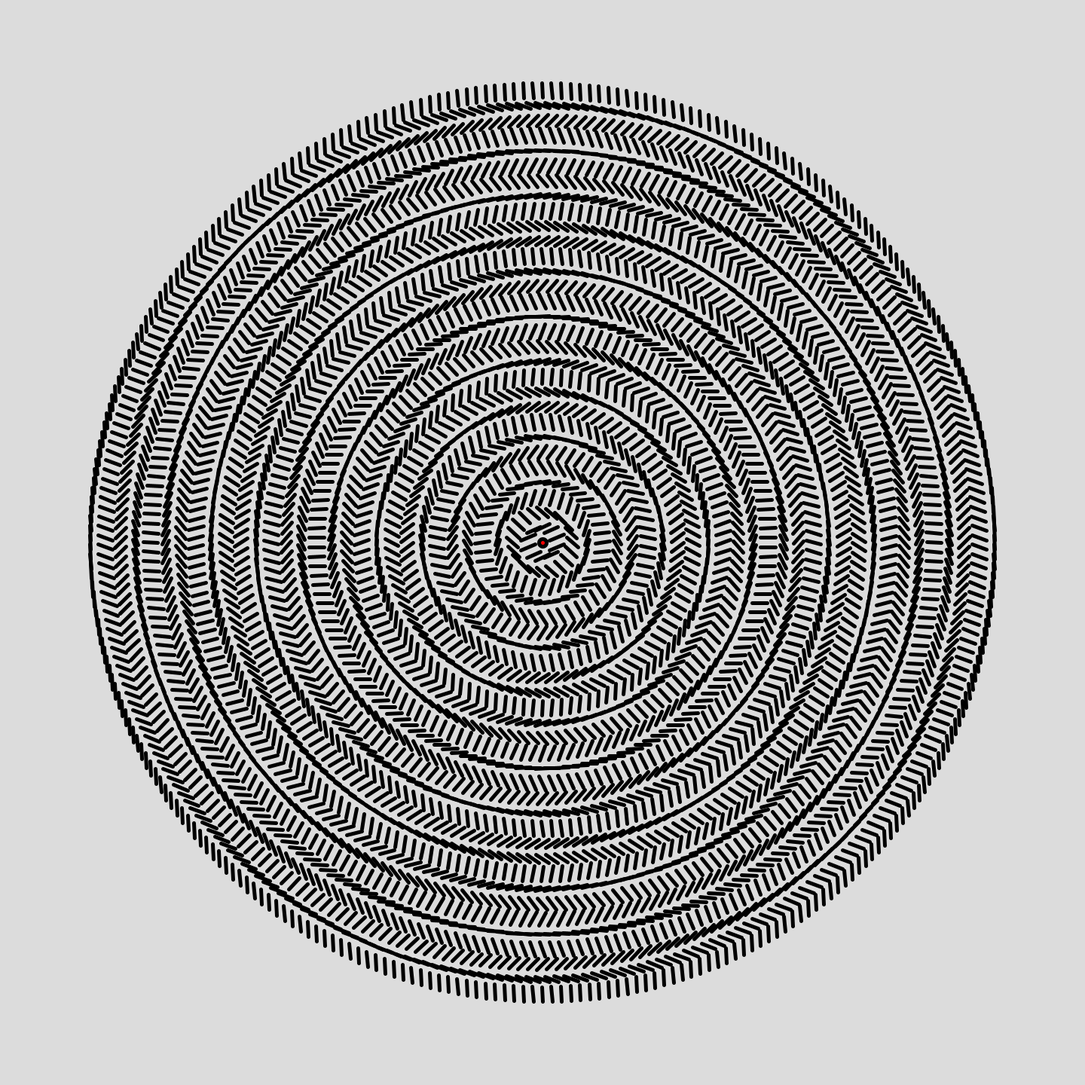
Frame 1 (no input)
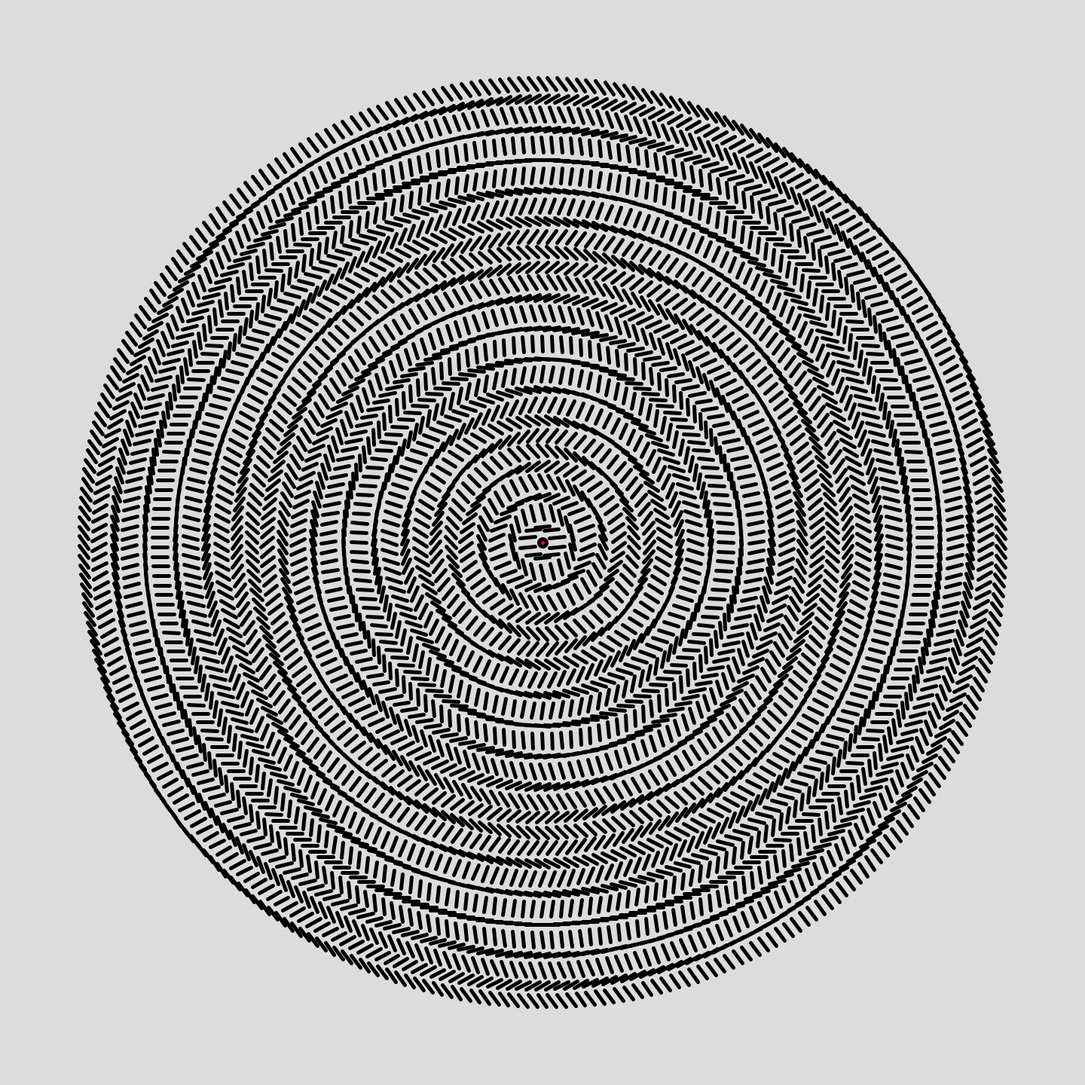
Frame 60 (the mouse pressed at the canvas centre just before this capture)
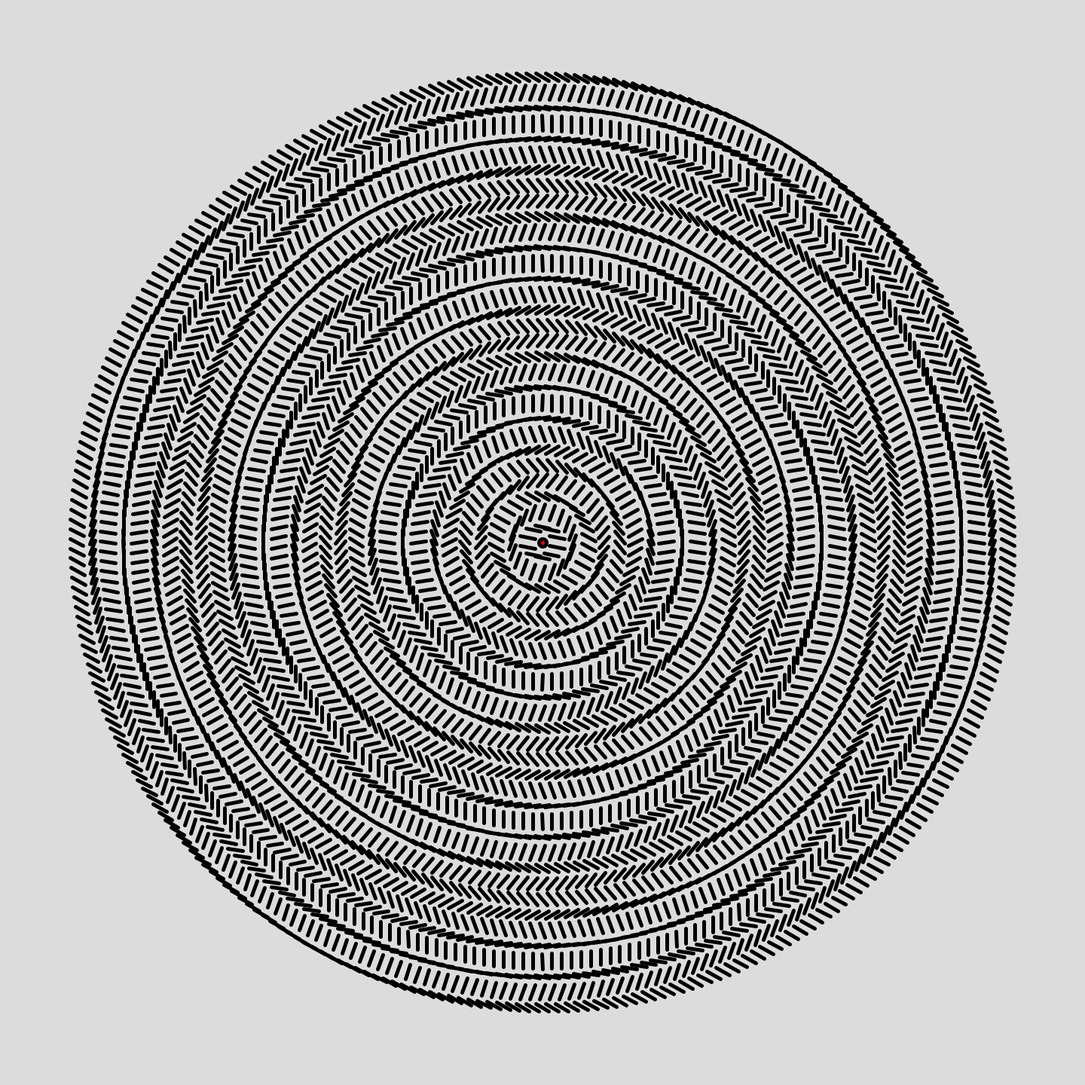
Frame 120 (the mouse held since frame 60 and released just before this capture)

The Processing sketch that drew these frames (run headless with seeded random() and noise(); from frame 60 on, the mouse is pressed at the canvas centre):

// Processing sketch: Csatornafedel_APDE
// ── Csatornafedel_APDE.pde
ArrayList<PVector> ps;
float yz = 10;
float dd = 20;
PVector c = new PVector(0,0);
void setup() {
  size(1440, 1440);
  createPoints();
  strokeWeight(5);
}

void draw() {
  background(220);
  fill(0);
  createPoints();
  PVector r = new PVector(0, 10);
  translate(width / 2, height / 2);
  for (int i = 0; i < ps.size(); i++) {
    PVector p = ps.get(i);
    PVector v = r.copy().rotate(p.dist(c));
    PVector p2 = p.copy().add(v);
    p = p.copy().sub(v);
    //ellipse(p.x, p.y, 10, 10);
    line(p.x, p.y, p2.x, p2.y);
  }
  fill(255, 0, 0);
  ellipse(0, 0, 10, 10);
  // yz += 0.01;
  dd += 0.005;
  // meg azt kene hogy ne egy fele nezzen az osszes
  // egy koron belul hanem mind a kor kozepehez kepest
  // legyen ugyanolyan szogben
}

void createPoints() {
  ps = new ArrayList<PVector>();
  PVector pos = new PVector(0, dd);
  for (int i = 0; i < 30; i++) {
    int xx = floor((i + 1) * yz);
    for (int j = 0; j < xx; j++) {
      ps.add(pos.copy());
      pos.rotate(TWO_PI / xx);
    }
    pos.setMag(pos.mag() + dd);
  }
}
